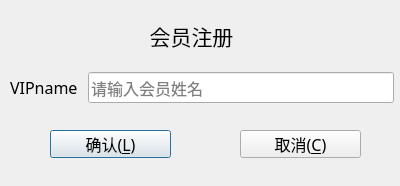
<?xml version="1.0" encoding="UTF-8"?>
<ui version="4.0">
 <class>vipr</class>
 <widget class="QDialog" name="vipr">
  <property name="geometry">
   <rect>
    <x>0</x>
    <y>0</y>
    <width>400</width>
    <height>186</height>
   </rect>
  </property>
  <property name="windowTitle">
   <string>Dialog</string>
  </property>
  <widget class="QPushButton" name="btnOk_2">
   <property name="geometry">
    <rect>
     <x>50</x>
     <y>130</y>
     <width>121</width>
     <height>28</height>
    </rect>
   </property>
   <property name="font">
    <font>
     <family>楷体</family>
     <pointsize>12</pointsize>
    </font>
   </property>
   <property name="cursor">
    <cursorShape>OpenHandCursor</cursorShape>
   </property>
   <property name="toolTip">
    <string>确认注册</string>
   </property>
   <property name="text">
    <string>确认(&amp;L)</string>
   </property>
   <property name="icon">
    <iconset>
     <normaloff>:/image/update.png</normaloff>:/image/update.png</iconset>
   </property>
   <property name="iconSize">
    <size>
     <width>20</width>
     <height>20</height>
    </size>
   </property>
  </widget>
  <widget class="QWidget" name="widget_title" native="true">
   <property name="geometry">
    <rect>
     <x>0</x>
     <y>10</y>
     <width>548</width>
     <height>34</height>
    </rect>
   </property>
   <property name="sizePolicy">
    <sizepolicy hsizetype="Preferred" vsizetype="Maximum">
     <horstretch>0</horstretch>
     <verstretch>0</verstretch>
    </sizepolicy>
   </property>
   <property name="minimumSize">
    <size>
     <width>100</width>
     <height>33</height>
    </size>
   </property>
   <property name="mouseTracking">
    <bool>false</bool>
   </property>
   <layout class="QHBoxLayout" name="horizontalLayout_3" stretch="0,0">
    <property name="spacing">
     <number>4</number>
    </property>
    <property name="sizeConstraint">
     <enum>QLayout::SetNoConstraint</enum>
    </property>
    <property name="leftMargin">
     <number>0</number>
    </property>
    <property name="topMargin">
     <number>0</number>
    </property>
    <property name="rightMargin">
     <number>0</number>
    </property>
    <property name="bottomMargin">
     <number>0</number>
    </property>
    <item>
     <widget class="QLabel" name="lab_Ico_2">
      <property name="sizePolicy">
       <sizepolicy hsizetype="Minimum" vsizetype="Preferred">
        <horstretch>0</horstretch>
        <verstretch>0</verstretch>
       </sizepolicy>
      </property>
      <property name="minimumSize">
       <size>
        <width>30</width>
        <height>0</height>
       </size>
      </property>
      <property name="text">
       <string/>
      </property>
      <property name="alignment">
       <set>Qt::AlignCenter</set>
      </property>
     </widget>
    </item>
    <item>
     <widget class="QWidget" name="widget_menu_2" native="true">
      <property name="sizePolicy">
       <sizepolicy hsizetype="Minimum" vsizetype="Preferred">
        <horstretch>0</horstretch>
        <verstretch>0</verstretch>
       </sizepolicy>
      </property>
      <layout class="QHBoxLayout" name="horizontalLayout_4">
       <property name="spacing">
        <number>0</number>
       </property>
       <property name="leftMargin">
        <number>0</number>
       </property>
       <property name="topMargin">
        <number>0</number>
       </property>
       <property name="rightMargin">
        <number>0</number>
       </property>
       <property name="bottomMargin">
        <number>0</number>
       </property>
       <item>
        <widget class="QPushButton" name="btnMenu_Close_2">
         <property name="sizePolicy">
          <sizepolicy hsizetype="Minimum" vsizetype="Expanding">
           <horstretch>0</horstretch>
           <verstretch>0</verstretch>
          </sizepolicy>
         </property>
         <property name="minimumSize">
          <size>
           <width>40</width>
           <height>0</height>
          </size>
         </property>
         <property name="cursor">
          <cursorShape>ArrowCursor</cursorShape>
         </property>
         <property name="focusPolicy">
          <enum>Qt::NoFocus</enum>
         </property>
         <property name="toolTip">
          <string>关闭</string>
         </property>
         <property name="text">
          <string/>
         </property>
         <property name="flat">
          <bool>true</bool>
         </property>
        </widget>
       </item>
      </layout>
     </widget>
    </item>
   </layout>
  </widget>
  <widget class="QPushButton" name="btnCancel_2">
   <property name="geometry">
    <rect>
     <x>240</x>
     <y>130</y>
     <width>121</width>
     <height>28</height>
    </rect>
   </property>
   <property name="font">
    <font>
     <family>楷体</family>
     <pointsize>12</pointsize>
    </font>
   </property>
   <property name="cursor">
    <cursorShape>OpenHandCursor</cursorShape>
   </property>
   <property name="toolTip">
    <string>&lt;html&gt;&lt;head/&gt;&lt;body&gt;&lt;p&gt;&lt;br/&gt;&lt;/p&gt;&lt;/body&gt;&lt;/html&gt;</string>
   </property>
   <property name="whatsThis">
    <string>&lt;html&gt;&lt;head/&gt;&lt;body&gt;&lt;p&gt;&lt;br/&gt;&lt;/p&gt;&lt;/body&gt;&lt;/html&gt;</string>
   </property>
   <property name="text">
    <string>取消(&amp;C)</string>
   </property>
   <property name="icon">
    <iconset>
     <normaloff>:/image/delete.png</normaloff>:/image/delete.png</iconset>
   </property>
   <property name="iconSize">
    <size>
     <width>20</width>
     <height>20</height>
    </size>
   </property>
  </widget>
  <widget class="QWidget" name="layoutWidget_2">
   <property name="geometry">
    <rect>
     <x>10</x>
     <y>62</y>
     <width>384</width>
     <height>51</height>
    </rect>
   </property>
   <layout class="QGridLayout" name="gridLayout_2">
    <item row="0" column="0">
     <widget class="QLabel" name="labUserPwd_2">
      <property name="font">
       <font>
        <family>楷体</family>
        <pointsize>12</pointsize>
       </font>
      </property>
      <property name="text">
       <string>VIPname </string>
      </property>
     </widget>
    </item>
    <item row="0" column="1">
     <widget class="QLineEdit" name="cname_2">
      <property name="font">
       <font>
        <family>楷体</family>
        <pointsize>12</pointsize>
       </font>
      </property>
      <property name="echoMode">
       <enum>QLineEdit::Normal</enum>
      </property>
      <property name="placeholderText">
       <string>请输入会员姓名</string>
      </property>
     </widget>
    </item>
   </layout>
  </widget>
  <widget class="QLabel" name="label">
   <property name="geometry">
    <rect>
     <x>30</x>
     <y>10</y>
     <width>323</width>
     <height>51</height>
    </rect>
   </property>
   <property name="font">
    <font>
     <family>楷体</family>
     <pointsize>16</pointsize>
    </font>
   </property>
   <property name="text">
    <string>会员注册</string>
   </property>
   <property name="alignment">
    <set>Qt::AlignCenter</set>
   </property>
  </widget>
 </widget>
 <resources/>
 <connections/>
</ui>
